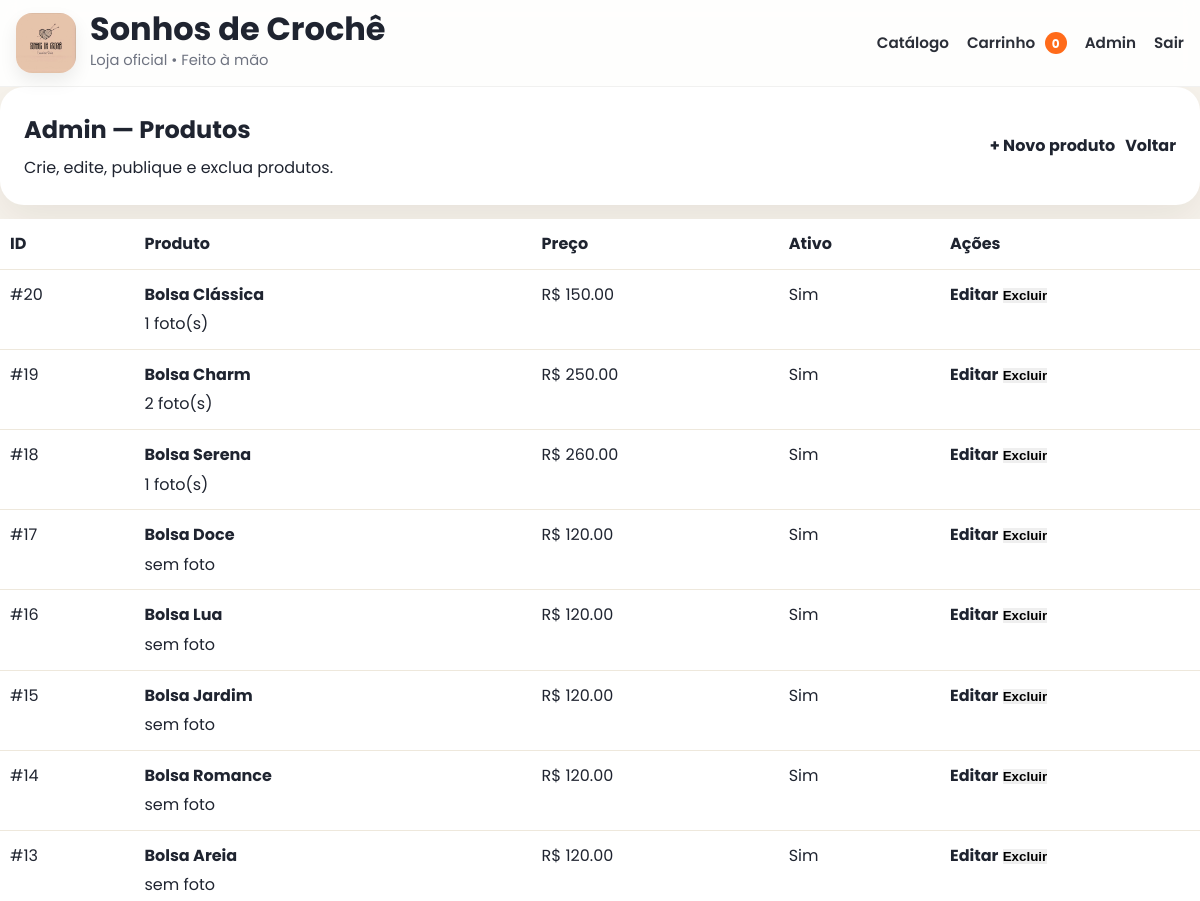
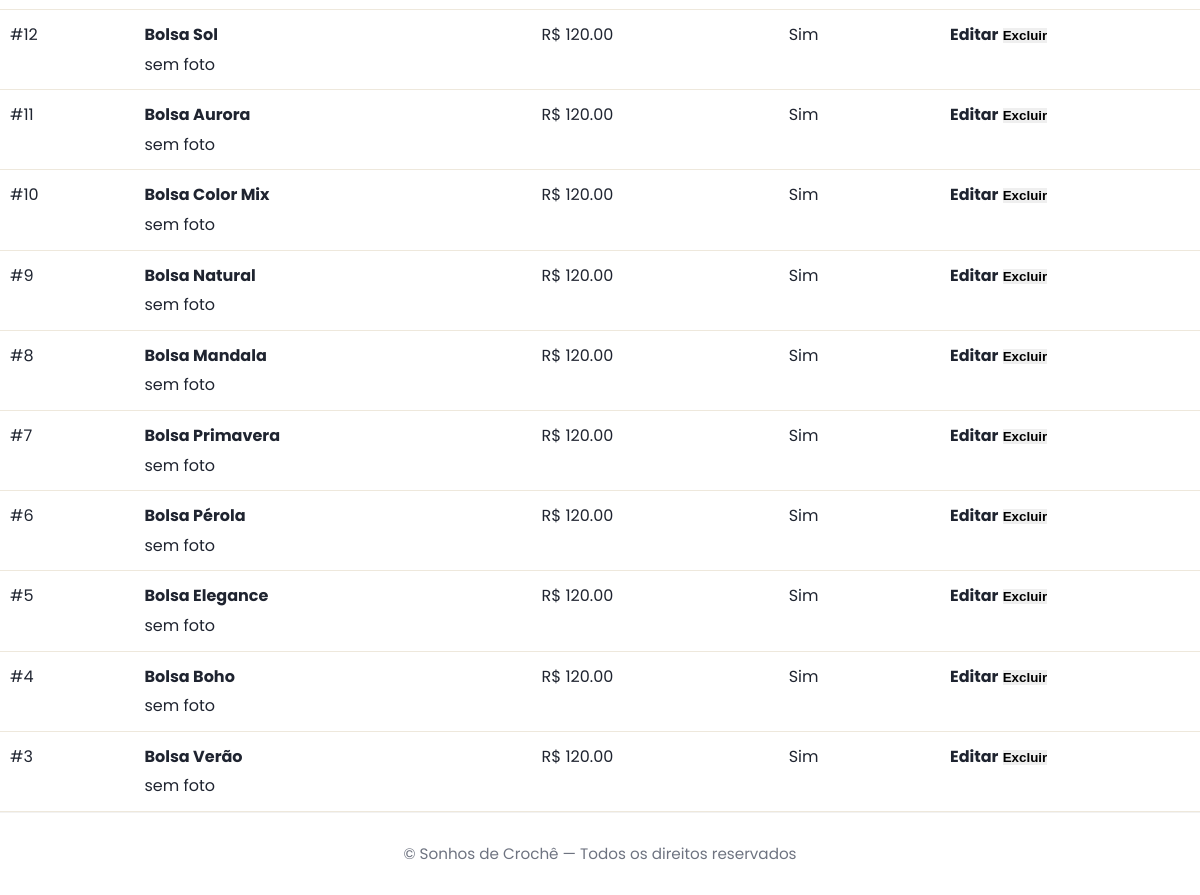
Before: /admin/produtos (signed in) with the older database file (2 pictures, top to bottom).
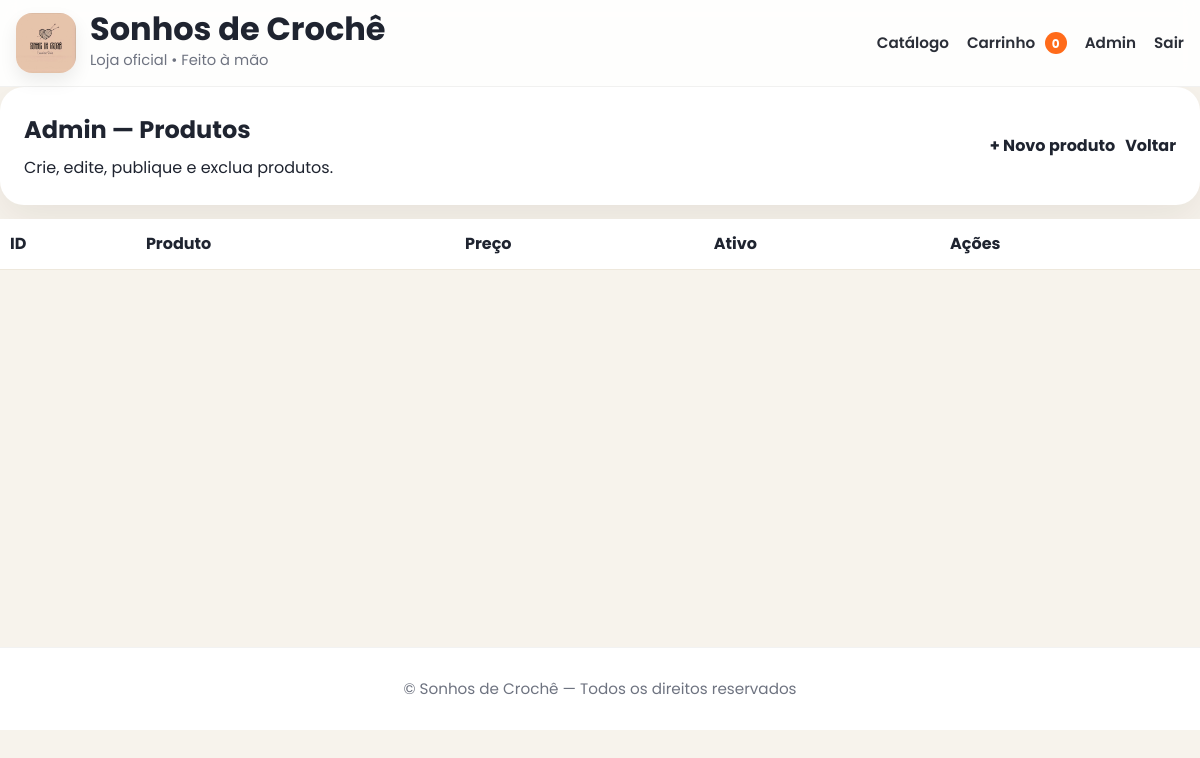
After: the same page with the newer database file.
### app.py (models this page shows)
class Product(db.Model):
    id = db.Column(db.Integer, primary_key=True)
    name = db.Column(db.String(120), nullable=False)
    description = db.Column(db.Text, default="")
    price = db.Column(db.Numeric(10, 2), nullable=False, default=0)
    image_url = db.Column(db.Text, default="")  # legado (opcional)
    is_active = db.Column(db.Boolean, default=True)
    created_at = db.Column(db.DateTime, nullable=False, default=datetime.utcnow)
    images = db.relationship("ProductImage", backref="product", cascade="all, delete-orphan", lazy=True)

### app.py (the view)
    @app.get("/admin/produtos")
    @login_required
    def admin_products():
        products = Product.query.order_by(Product.created_at.desc()).all()
        return render_template("admin_products.html", products=products)

### templates/admin_products.html
{% extends "base.html" %}
{% block content %}
<div class="card">
  <div class="card-pad" style="display:flex;justify-content:space-between;align-items:center;gap:12px;flex-wrap:wrap">
    <div>
      <h2 style="margin:0">Admin — Produtos</h2>
      <p class="muted" style="margin-top:6px">Crie, edite, publique e exclua produtos.</p>
    </div>
    <div style="display:flex;gap:10px;flex-wrap:wrap">
      <a class="btn primary" href="{{ url_for('admin_products_new') }}">+ Novo produto</a>
      <a class="btn soft" href="{{ url_for('admin_dashboard') }}">Voltar</a>
    </div>
  </div>
</div>
<table class="table" style="margin-top:14px">
  <thead>
    <tr>
      <th>ID</th>
      <th>Produto</th>
      <th>Preço</th>
      <th>Ativo</th>
      <th style="width:260px">Ações</th>
    </tr>
  </thead>
  <tbody>
    {% for p in products %}
    <tr>
      <td>#{{ p.id }}</td>
      <td>
        <strong>{{ p.name }}</strong>
        <div class="muted" style="margin-top:4px">
          {% if p.images and p.images|length > 0 %}
            {{ p.images|length }} foto(s)
          {% elif p.image_url %}
            1 foto (URL)
          {% else %}
            sem foto
          {% endif %}
        </div>
      </td>
      <td>R$ {{ "%.2f"|format(p.price) }}</td>
      <td>{{ "Sim" if p.is_active else "Não" }}</td>
      <td>
        <a class="btn primary" href="{{ url_for('admin_products_edit', product_id=p.id) }}">Editar</a>
        <form method="post" action="{{ url_for('admin_products_delete', product_id=p.id) }}" style="display:inline">
          <button class="btn danger">Excluir</button>
        </form>
      </td>
    </tr>
    {% endfor %}
  </tbody>
</table>
{% endblock %}

### templates/base.html (shortened to what this page needs)
<!DOCTYPE html>
<html lang="pt-br">
<head>
  <link rel="stylesheet" href="{{ url_for('static', filename='css/premium.css') }}?v=shopify3">
</head>
<body>
  <header class="site-header">
    <div class="container header-wrap">
      <a href="{{ url_for('index') }}" class="brand">
        <img src="{{ url_for('static', filename='img/logo.jpg') }}" alt="Logo {{ STORE_NAME() }}">
        <div class="brand-text">
          <div class="name">{{ STORE_NAME() }}</div>
          <div class="tag">Loja oficial • Feito à mão</div>
        </div>
      </a>
      <nav class="nav">
        <a href="{{ url_for('index') }}">Catálogo</a>
        <a href="{{ url_for('cart_view') }}">Carrinho <span class="badge">{{ cart_count() }}</span></a>
        {% if current_user.is_authenticated %}
          <a href="{{ url_for('admin_dashboard') }}">Admin</a>
          <a href="{{ url_for('admin_logout') }}">Sair</a>
        {% else %}
          <a href="{{ url_for('admin_login') }}">Admin</a>
        {% endif %}
      </nav>
    </div>
  </header>
  <main class="page">
    {% block content %}{% endblock %}
  </main>
  <footer class="site-footer">
    <div class="container footer-wrap">
      <p>© {{ STORE_NAME() }} — Todos os direitos reservados</p>
    </div>
  </footer>
</body>
</html>

### static/css/premium.css (style rules this page uses)
:root { --bg:#f7f3ec; --surface:#ffffff; --surface-soft:#fbf8f2; --text:#1f2430; --muted:#6e7380; --gold:#c8a24e; --gold-dark:#b88f39; --line:#e8dfd0; --shadow:0 14px 40px rgba(33, 24, 9, .08); --shadow-hover:0 22px 56px rgba(33, 24, 9, .14); --radius:28px; }
* { margin:0; padding:0; box-sizing:border-box; }
html { scroll-behavior:smooth; }
body { font-family:'Poppins',sans-serif; background:var(--bg); color:var(--text); line-height:1.6; }
img { display:block; max-width:100%; }
a { color:inherit; }
.container { width:min(1200px, calc(100% - 32px)); margin:0 auto; }
.page { min-height:70vh; }
.site-header { position:sticky; top:0; z-index:50; background:rgba(255,255,255,.88); backdrop-filter:blur(10px); border-bottom:1px solid rgba(0,0,0,.05); }
.header-wrap { min-height:86px; display:flex; align-items:center; justify-content:space-between; gap:24px; }
.brand { display:flex; align-items:center; gap:14px; text-decoration:none; }
.brand img { width:60px; height:60px; object-fit:cover; border-radius:16px; box-shadow:0 8px 18px rgba(0,0,0,.08); }
.brand-text { display:flex; flex-direction:column; }
.name { font-size:2rem; font-weight:700; line-height:1; }
.tag { margin-top:4px; font-size:.92rem; color:var(--muted); }
.nav { display:flex; align-items:center; gap:18px; flex-wrap:wrap; }
.nav a { text-decoration:none; font-weight:600; color:#2b2f38; font-size:.95rem; transition:.22s ease; }
.badge { display:inline-flex; align-items:center; justify-content:center; min-width:22px; height:22px; padding:0 7px; margin-left:6px; border-radius:999px; background:#ff6b1a; color:#fff; font-size:.75rem; font-weight:700; }
.btn { display:inline-flex; align-items:center; justify-content:center; text-decoration:none; border:none; cursor:pointer; transition:.25s ease; font-weight:700; }
.site-footer { border-top:1px solid rgba(0,0,0,.05); background:#fff; }
.footer-wrap { min-height:82px; display:flex; align-items:center; justify-content:center; color:var(--muted); font-size:.95rem; }
.login-box, .card { background:var(--surface); border-radius:24px; box-shadow:var(--shadow); }
.card { padding:24px; }
.table { width:100%; border-collapse:collapse; background:#fff; }
.table th, .table td { padding:12px 10px; border-bottom:1px solid #eee8dc; text-align:left; vertical-align:top; }

Changed rows visible on the page:
removed Product: id "20", name "Bolsa Clássica", images|length "1", price "150.00", is_active "Sim"
removed Product: id "19", name "Bolsa Charm", images|length "2", price "250.00", is_active "Sim"
removed Product: id "18", name "Bolsa Serena", images|length "1", price "260.00", is_active "Sim"
removed Product: id "17", name "Bolsa Doce", image_url "sem foto", price "120.00", is_active "Sim"
removed Product: id "16", name "Bolsa Lua", image_url "sem foto", price "120.00", is_active "Sim"
removed Product: id "15", name "Bolsa Jardim", image_url "sem foto", price "120.00", is_active "Sim"
removed Product: id "14", name "Bolsa Romance", image_url "sem foto", price "120.00", is_active "Sim"
removed Product: id "13", name "Bolsa Areia", image_url "sem foto", price "120.00", is_active "Sim"
removed Product: id "12", name "Bolsa Sol", image_url "sem foto", price "120.00", is_active "Sim"
removed Product: id "11", name "Bolsa Aurora", image_url "sem foto", price "120.00", is_active "Sim"
removed Product: id "10", name "Bolsa Color Mix", image_url "sem foto", price "120.00", is_active "Sim"
removed Product: id "9", name "Bolsa Natural", image_url "sem foto", price "120.00", is_active "Sim"
removed Product: id "8", name "Bolsa Mandala", image_url "sem foto", price "120.00", is_active "Sim"
removed Product: id "7", name "Bolsa Primavera", image_url "sem foto", price "120.00", is_active "Sim"
removed Product: id "6", name "Bolsa Pérola", image_url "sem foto", price "120.00", is_active "Sim"
removed Product: id "5", name "Bolsa Elegance", image_url "sem foto", price "120.00", is_active "Sim"
removed Product: id "4", name "Bolsa Boho", image_url "sem foto", price "120.00", is_active "Sim"
removed Product: id "3", name "Bolsa Verão", image_url "sem foto", price "120.00", is_active "Sim"
